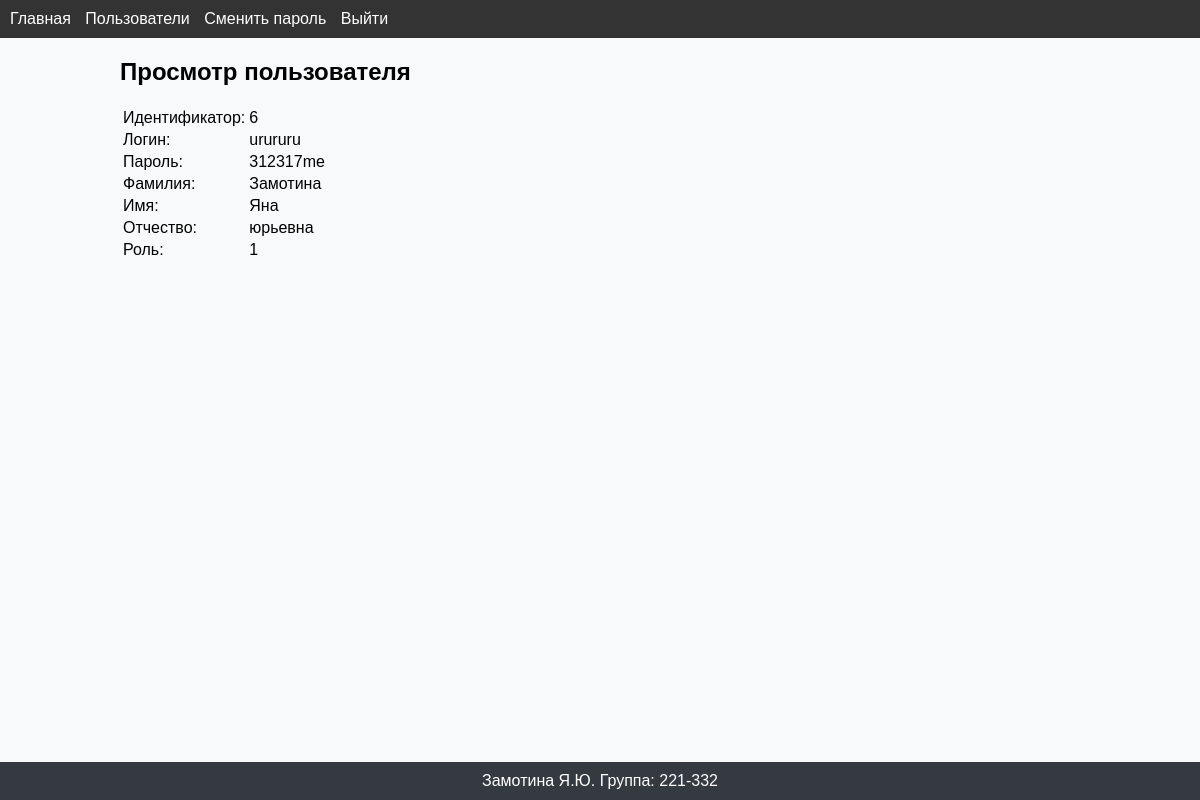
Page /user/6 (signed in) on the committed database.
### app.py (models this page shows)
class User(UserMixin, db.Model):
    id = db.Column(db.Integer, primary_key=True)
    login = db.Column(db.String(50), nullable=False, unique=True)
    password = db.Column(db.String(128), nullable=False)
    surname = db.Column(db.String(50))
    first_name = db.Column(db.String(50), nullable=False)
    middle_name = db.Column(db.String(50))
    role_id = db.Column(db.Integer, db.ForeignKey('role.id'))
    created_at = db.Column(db.DateTime, nullable=False, default=datetime.utcnow)

### app.py (the view)
@app.route('/user/<int:user_id>')
def view_user(user_id):
    user = User.query.get_or_404(user_id)
    return render_template('view_user.html', user=user)

### app.py (called while the page is built)
@login_manager.user_loader
def load_user(user_id):
    user = User.query.get(int(user_id))
    return user

### templates/view_user.html (shortened to what this page needs)
{% extends "base.html" %}
{% block content %}
<h2>Просмотр пользователя</h2>
<table>
  <tr><td>Идентификатор:</td><td>{{ user.id }}</td></tr>
  <tr><td>Логин:</td><td>{{ user.login }}</td></tr>
  <tr><td>Пароль:</td><td>{{ user.password }}</td></tr>
  <tr><td>Фамилия:</td><td>{{ user.surname }}</td></tr>
  <tr><td>Имя:</td><td>{{ user.first_name }}</td></tr>
  <tr><td>Отчество:</td><td>{{ user.middle_name }}</td></tr>
  <tr><td>Роль:</td>    <td>{{ user.role_id }}</td></tr>
</table>
{% endblock %}

### static/styles.css (style rules this page uses)
body { font-family: Arial, sans-serif; margin: 0; padding: 0; background-color: #f8f9fa; }
h1, h2, h3, h4, h5, h6 { margin-top: 20px; }

### rows in the picture
User: id "6", login "urururu", password "312317me", surname "Замотина", first_name "Яна", middle_name "юрьевна", role_id "1"
